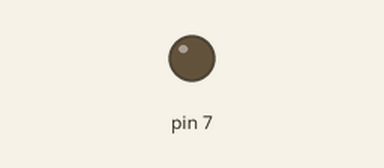
Recording of a sketch running on a simulated Arduino Uno, built with avr-gcc and run on an emulated ATmega328P. Parts: output pins drawn as LEDs (lit = HIGH).

Above: at 0.5 s.
At 2.69 s:
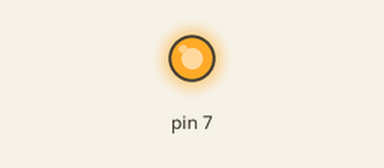
Timing chart, 0 to 3.0 s (numbered marks = the images above):
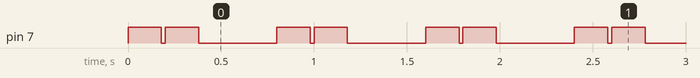

The sketch:

buzzer_test.ino
```cpp
void setup() {
  pinMode(7, OUTPUT);
}

void loop() {
  digitalWrite(7, HIGH);
  delay(180);
  digitalWrite(7, LOW);
  delay(20);
  digitalWrite(7, HIGH);
  delay(180);
  digitalWrite(7, LOW);
  delay(20);
  delay(400);
}
```

Measured:
- by itself, pin 7: repeats every 0.80 s: LOW 0.02 s, HIGH 0.18 s, LOW 0.42 s, HIGH 0.18 s
